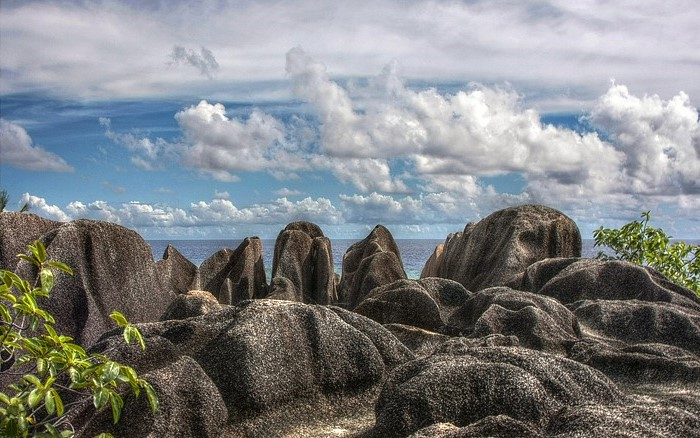
#> input picture 2_course_master/Компьютероное зрение/stereopair_right.jpg, 700 x 438 px
$ jupyter execute --allow-errors lab8.ipynb
#> lines starting #> are read from the running program, lines starting #| are printed output that depends on the picture
[cell 1]
import cv2 as cv
from matplotlib import pyplot as plt


imgR = cv.imread('stereopair_right.jpg', 0)
#> imgR: shape (438, 700); min 0, max 255, mean 129.6
imgL = cv.imread('stereopair_left.jpg', 0)
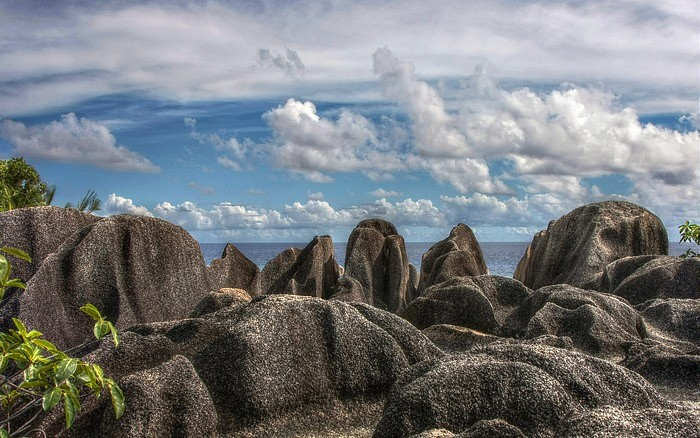
#> input picture 2_course_master/Компьютероное зрение/stereopair_left.jpg, 700 x 438 px
#> imgL: shape (438, 700); min 0, max 255, mean 121.2
imgR2 = cv.imread('stereopair_right2.jpg', 0)
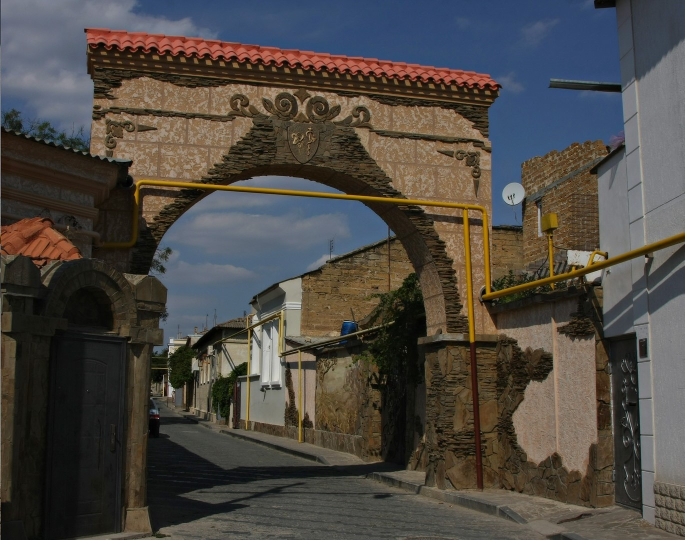
#> input picture 2_course_master/Компьютероное зрение/stereopair_right2.jpg, 1369 x 1080 px (shown at 1/2 size)
#> imgR2: shape (1080, 1369); min 0, max 233, mean 73.2
imgR2 = cv.resize(imgR2, (1368, 1080))
#> imgR2: shape (1080, 1368)
imgL2 = cv.imread('stereopair_left2.jpg', 0)
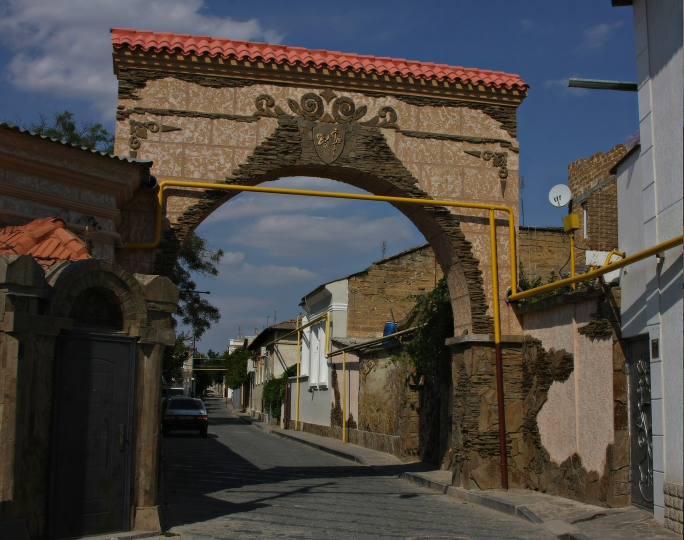
#> input picture 2_course_master/Компьютероное зрение/stereopair_left2.jpg, 1368 x 1080 px (shown at 1/2 size)
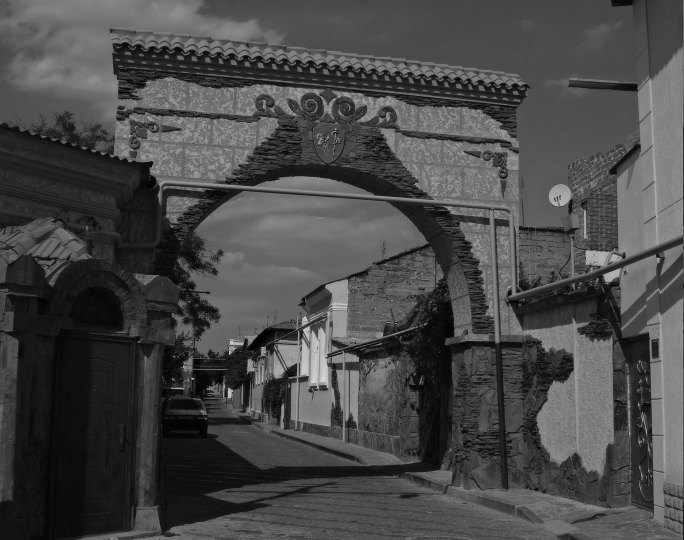
#> imgL2: shape (1080, 1368) (shown at 1/2 size); min 0, max 248, mean 72.3

# Создание объекта StereoBM
stereo = cv.StereoBM.create(
    numDisparities=16,
    blockSize=15
)

# Вычисление несоответствия
disparity = stereo.compute(imgL, imgR)
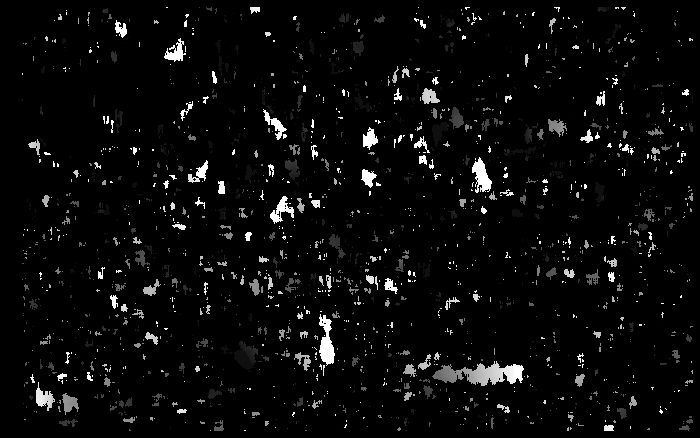
#> disparity: shape (438, 700) int16; min -16, max 240, mean -5.7; drawn with min black and max white
disparity2 = stereo.compute(imgL2, imgR2)
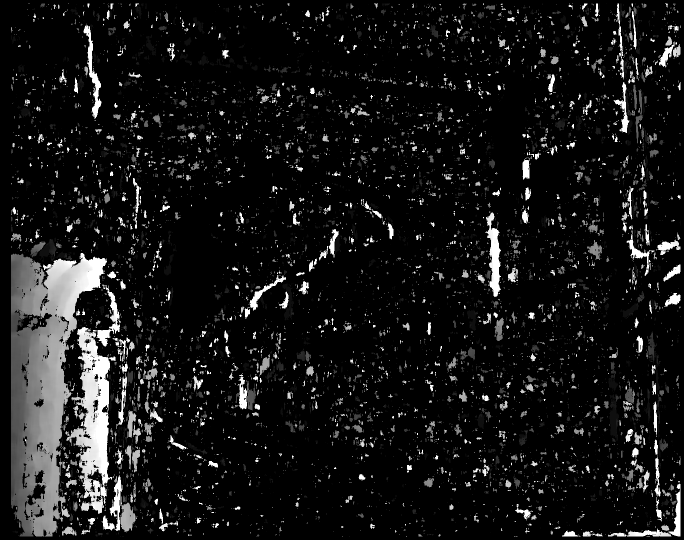
#> disparity2: shape (1080, 1368) int16 (shown at 1/2 size); min -16, max 240, mean 6.4; drawn with min black and max white

plt.imshow(disparity, 'gray')
plt.show()
plt.imshow(disparity2, 'gray')
plt.show()

[cell 2]
import numpy as np


# Feature set containing (x,y) values of 25 known/training data
trainData = np.random.randint(0, 100, (25, 2)).astype(np.float32)

# Labels each one either Red or Blue with numbers 0 and 1
responses = np.random.randint(0, 2, (25, 1)).astype(np.float32)

# Take Red families and plot them
red = trainData[responses.ravel() == 0]
plt.scatter(red[:, 0], red[:, 1], 80, 'r', '^')

# Take Blue families and plot them
blue = trainData[responses.ravel() == 1]
plt.scatter(blue[:, 0], blue[:, 1], 80, 'b', 's')

plt.show()

[cell 3]
trainData = np.random.randint(0, 100, (51, 2)).astype(np.float32)
responses = np.random.randint(0, 2, (51, 1)).astype(np.float32)

red = trainData[responses.ravel() == 0]
plt.scatter(red[:, 0], red[:, 1], 80, 'r', '^')
blue = trainData[responses.ravel() == 1]
plt.scatter(blue[:, 0], blue[:, 1], 80, 'b', 's')

newcomer = np.random.randint(0, 100, (5, 2)).astype(np.float32)
plt.scatter(newcomer[:, 0], newcomer[:, 1], 80, 'g', 'o')

knn = cv.ml.KNearest.create()
knn.train(trainData, cv.ml.ROW_SAMPLE, responses)
ret, results, neighbours, dist = knn.findNearest(newcomer, 3)

print ("results: ", results, "\n")
print ("neighbours: ", neighbours, "\n")
print ("distances: ", dist)

plt.show()
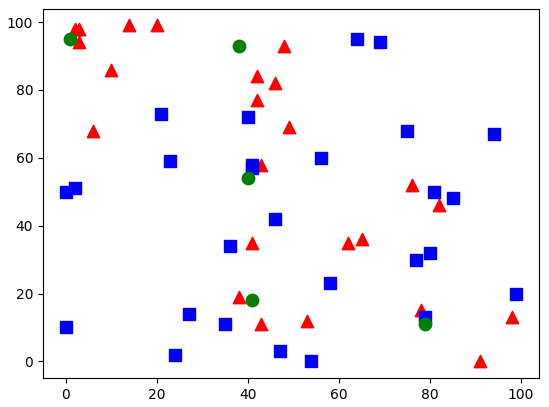
#> figure drawn by matplotlib, 1 panel

[cell 4]
img = cv.imread('digits.png')
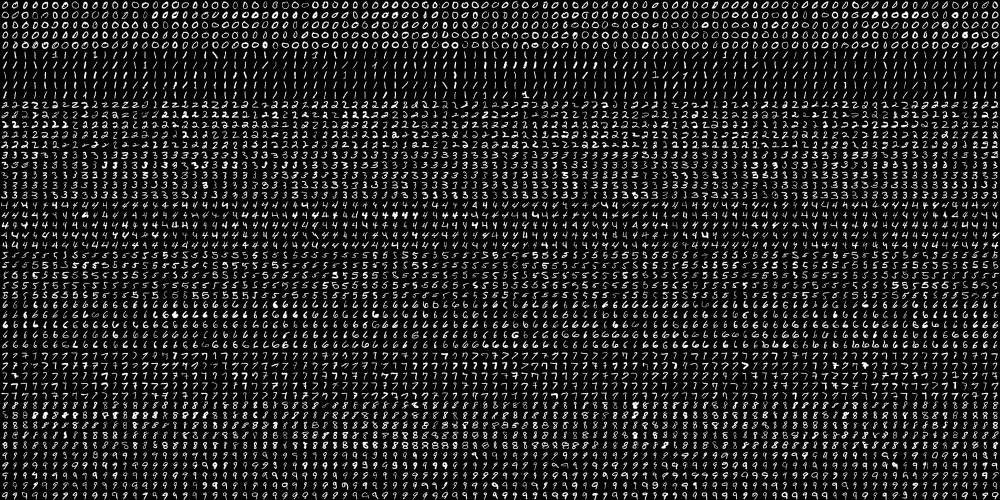
#> input picture 2_course_master/Компьютероное зрение/digits.png, 2000 x 1000 px (shown at 1/2 size)
#> img is the input picture: shape (1000, 2000, 3); min 0, max 255, mean 33.8
gray = cv.cvtColor(img, cv.COLOR_BGR2GRAY)

# Now we split the image to 5000 cells, each 20x20 size
cells = [np.hsplit(row, 100) for row in np.vsplit(gray, 50)]
#> cells = 50 items

# Make it into a Numpy array: its size will be (50,100,20,20)
x = np.array(cells)

# Now we prepare the training data and test data
train = x[:, :50].reshape(-1, 400).astype(np.float32) # Size = (2500,400)
test = x[:, 50:100].reshape(-1, 400).astype(np.float32) # Size = (2500,400)
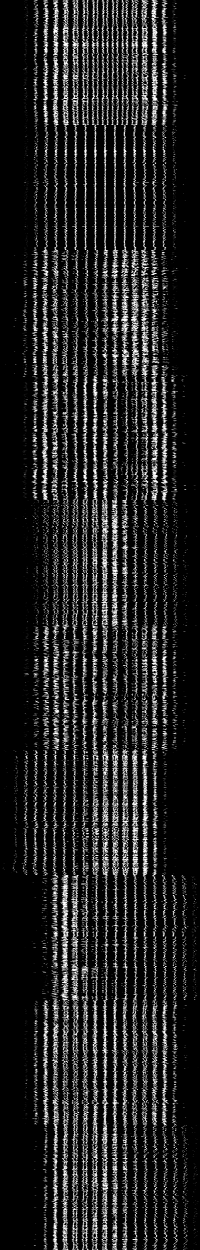
#> test: shape (2500, 400) float32 (shown at 1/2 size); min 0, max 255, mean 33.8

# Create labels for train and test data
k = np.arange(10)
train_labels = np.repeat(k, 250)[:, np.newaxis]

# Save the data
np.savez('knn_data.npz',train=train, train_labels=train_labels)

[cell 5]
# Now load the data
with np.load('knn_data.npz') as data:
    print(data.files)
    train = data['train']
    train_labels = data['train_labels']

test_labels = train_labels.copy()

# Initiate kNN, train it on the training data, then test it with the test data with k=1
knn = cv.ml.KNearest.create()
knn.train(train, cv.ml.ROW_SAMPLE, train_labels)
ret,result,neighbours,dist = knn.findNearest(test, k=5)
#> ret = 0; result = 2500 values, max 9 at index 452, min 0 at index 0, mean 4.47; neighbours = 2500 rows, first 6: [0, 0, 0, 0, 0], [0, 0, 0, 0, 0], [0, 0, 0, 0, 0], [0, 0, 5, 5, 5], [0, 0, 0, 0, 0], [0, 0, 0, 0, 0]; dist = 2500 rows, first 6: [361955, 598018, 606136, 608480, 610345], [790595, 959768, 1055851, 1065401, 1068785], [534520, 641045, 681043, 732508, 751514], [943748, 958162, 1052576, 1243297, 1249885], [796400, 841097, 878670, 896978, 960181], [396251, 671587, 715542, 749110, 751370]

# Now we check the accuracy of classification
# For that, compare the result with test_labels and check which are wrong
matches = result == test_labels
correct = np.count_nonzero(matches)
#> correct = 2294
accuracy = correct * 100.0 / result.size
#> accuracy = 91.76
print(accuracy)
#| 91.76

#> (a cell that did not finish here is left out)

[cell 7]
SZ=20
bin_n = 16 # Number of bins
affine_flags = cv.WARP_INVERSE_MAP|cv.INTER_LINEAR

def deskew(img):
    m = cv.moments(img)

    if abs(m['mu02']) < 1e-2:
        return img.copy()

    skew = m['mu11'] / m['mu02']
    M = np.float32([[1, skew, -0.5 * SZ * skew], [0, 1, 0]])
    img = cv.warpAffine(img, M, (SZ, SZ), flags=affine_flags)

    return img


def hog(img):
    gx = cv.Sobel(img, cv.CV_32F, 1, 0)
    gy = cv.Sobel(img, cv.CV_32F, 0, 1)
    mag, ang = cv.cartToPolar(gx, gy)
    bins = np.int32(bin_n * ang / (2 * np.pi))    # quantizing binvalues in (0...16)
    bin_cells = bins[:10, :10], bins[10:, :10], bins[:10, 10:], bins[10:, 10:]
    mag_cells = mag[:10, :10], mag[10:, :10], mag[:10, 10:], mag[10:, 10:]
    hists = [np.bincount(b.ravel(), m.ravel(), bin_n) for b, m in zip(bin_cells, mag_cells)]
    hist = np.hstack(hists)     # hist is a 64 bit vector

    return hist

img = cv.imread('digits.png', 0)

if img is None:
    raise Exception("we need the digits.png image from samples/data here !")

cells = [np.hsplit(row, 100) for row in np.vsplit(img, 50)]
# First half is trainData, remaining is testData
train_cells = [i[:50] for i in cells]
#> train_cells = 50 items
test_cells = [i[50:] for i in cells]
#> test_cells = 50 items

deskewed = [list(map(deskew, row)) for row in train_cells]
#> in deskew, `m = cv.moments(img)`: m = moments, m00 16057, centre m10/m00, m01/m00 = (9.95, 9.55)
#> in deskew, `skew = m['mu11'] / m['mu02']`: skew = -0.347
#> in deskew, `M = np.float32([[1, skew, -0.5 * SZ * skew], [0, 1, 0]])`: M = [[1, -0.347, 3.47], [0, 1, 0]]
#> in deskew (call 16), `m = cv.moments(img)`: m = moments, m00 12993, centre m10/m00, m01/m00 = (10.17, 9.7)
#> in deskew (call 16), `m = cv.moments(img)`:
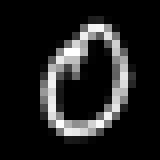
#> img: shape (20, 20) (shown 8 times larger); min 0, max 255, mean 32.5
#> in deskew (call 16), `skew = m['mu11'] / m['mu02']`: skew = -0.133
#> in deskew (call 16), `M = np.float32([[1, skew, -0.5 * SZ * skew], [0, 1, 0]])`: M = [[1, -0.133, 1.33], [0, 1, 0]]
#> deskewed = 50 items
hogdata = [list(map(hog, row)) for row in deskewed]
#> in hog, `hists = [np.bincount(b.ravel(), m.ravel(), bin_n) for b, m in zip(bin_..`: hists = 4 items
#> in hog, `hist = np.hstack(hists)`: hist = 64 values, max 8730.6 at index 1, min 0 at index 4, mean 1520.4
#> hogdata = 50 items

trainData = np.float32(hogdata).reshape(-1, 64)
responses = np.repeat(np.arange(10), 250)[:, np.newaxis]

svm = cv.ml.SVM.create()
svm.setKernel(cv.ml.SVM_LINEAR)
svm.setType(cv.ml.SVM_C_SVC)
svm.setC(2.67)
svm.setGamma(5.383)
svm.train(trainData, cv.ml.ROW_SAMPLE, responses)
svm.save('svm_data.dat')

deskewed = [list(map(deskew, row)) for row in test_cells]
hogdata = [list(map(hog, row)) for row in deskewed]
testData = np.float32(hogdata).reshape(-1, bin_n * 4)
result = svm.predict(testData)[1]
#> result = 2500 values, max 9 at index 309, min 0 at index 0, mean 4.49

mask = result == responses
correct = np.count_nonzero(mask)
#> correct = 2345
print(correct * 100.0 / result.size)
#| 93.8

[cell 8]
x = np.random.randint(25,100,25)
y = np.random.randint(175,255,25)
z = np.hstack((x,y))
z = z.reshape((50,1))
z = np.float32(z)

plt.hist(z,256,[0,256])
plt.show()

[cell 9]
# Define criteria = ( type, max_iter = 10 , epsilon = 1.0 )
criteria = (cv.TERM_CRITERIA_EPS + cv.TERM_CRITERIA_MAX_ITER, 10, 1.0)
# Set flags (Just to avoid line break in the code)
flags = cv.KMEANS_RANDOM_CENTERS
# Apply KMeans
compactness,labels,centers = cv.kmeans(z, 2, None, criteria, 10, flags)

[cell 10]
A = z[labels==0]
B = z[labels==1]

# Now plot 'A' in red, 'B' in blue, 'centers' in yellow
plt.hist(A, 256, [0, 256], color='r')
plt.hist(B, 256, [0, 256], color='b')
plt.hist(centers, 32, [0, 256], color='y')
plt.show()

[cell 11]
X = np.random.randint(25, 50, (25, 2))
Y = np.random.randint(60, 85, (25, 2))
Z = np.vstack((X, Y))

# convert to np.float32
Z = np.float32(Z)

# define criteria and apply kmeans()
criteria = (cv.TERM_CRITERIA_EPS + cv.TERM_CRITERIA_MAX_ITER, 10, 1.0)
ret, label, center = cv.kmeans(Z, 2, None, criteria, 10, cv.KMEANS_RANDOM_CENTERS)

# Now separate the data, Note the flatten()
A = Z[label.ravel() == 0]
B = Z[label.ravel() == 1]

# Plot the data
plt.scatter(A[:, 0], A[:, 1])
plt.scatter(B[:, 0], B[:, 1], c='r')
plt.scatter(center[:, 0], center[:, 1], s=80, c='y', marker='s')
plt.xlabel('Height')
plt.ylabel('Weight')
plt.show()

[cell 12]
image = cv.imread('stereopair_left.jpg')
cv.imshow('Original', image)
(h, w) = image.shape[:2]
#> h = 438; w = 700

# Преобразование изображения в массив пикселей
pixels = image.reshape((-1, 3))

# Количество цветов после квантования
num_clusters = [4, 8]

for num in num_clusters:
    # Применение алгоритма K-средних
    criteria = (cv.TERM_CRITERIA_EPS + cv.TERM_CRITERIA_MAX_ITER, 100, 0.2)
    _, labels, centers = cv.kmeans(
        np.float32(pixels),
        num,
        None,
        criteria,
        10,
        cv.KMEANS_RANDOM_CENTERS
    )

    # Преобразование центроидов в целочисленные значения
    centers = np.uint8(centers)

    # Замена каждого пикселя на цвет ближайшего центроида
    quantized_image = centers[labels.flatten()]
    quantized_image = quantized_image.reshape((h, w, 3))

    # Сохранение и отображение результирующего изображения
    cv.imwrite(f'quantized_image_{num}.jpg', quantized_image)
    cv.imshow(f'Quantized Image {num}', quantized_image)
cv.waitKey(0)
cv.destroyAllWindows()
